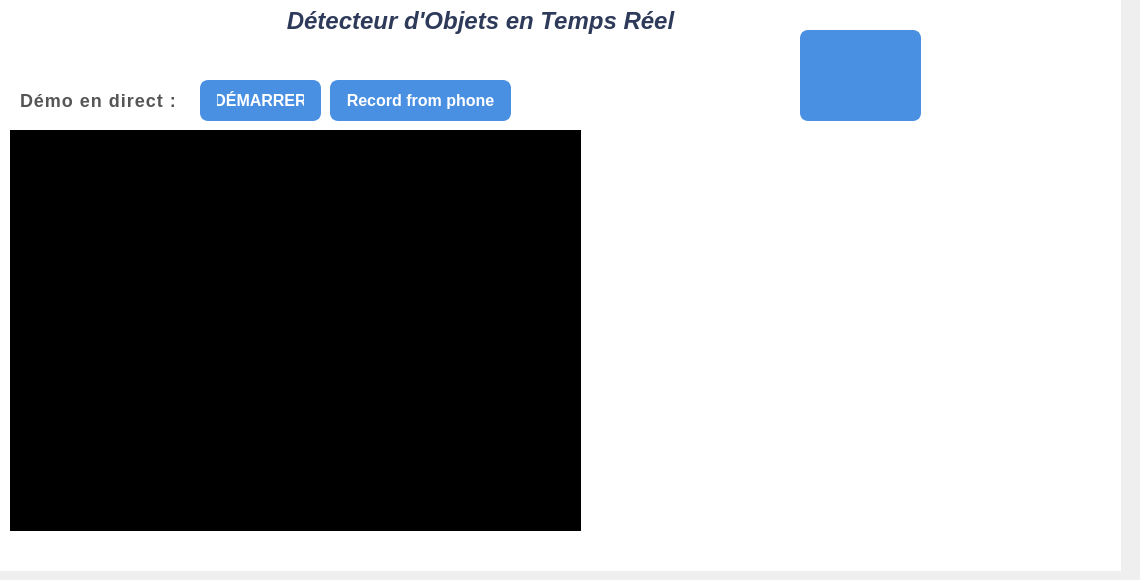
   <widget class="QWidget" name="tab_6">
    <attribute name="title">
     <string>Reconnaissance d'Objets</string>
    </attribute>
    <widget class="QLabel" name="label_10">
     <property name="geometry">
      <rect>
       <x>-10</x>
       <y>0</y>
       <width>1131</width>
       <height>571</height>
      </rect>
     </property>
     <property name="styleSheet">
      <string notr="true">background-color: rgb(255, 255, 255);</string>
     </property>
     <property name="text">
      <string/>
     </property>
    </widget>
    <widget class="QLabel" name="label_9">
     <property name="geometry">
      <rect>
       <x>230</x>
       <y>-10</y>
       <width>501</width>
       <height>61</height>
      </rect>
     </property>
     <property name="font">
      <font>
       <family>Segoe UI</family>
       <pointsize>-1</pointsize>
       <italic>true</italic>
       <bold>true</bold>
      </font>
     </property>
     <property name="styleSheet">
      <string notr="true">QLabel {
    font-size: 24px;
    font-weight: bold;
    color: #2E3A59; /* Bleu foncé moderne */
    padding: 10px;
    border: none;
    text-align: center;
    background: transparent;
    text-transform: uppercase;
}

QLabel:hover {
    color: #4A90E2; /* Bleu plus clair au survol */
}

QLabel:disabled {
    color: #A0A0A0; /* Gris pour un état désactivé */
}
</string>
     </property>
     <property name="text">
      <string>Détecteur d'Objets en Temps Réel</string>
     </property>
     <property name="alignment">
      <set>Qt::AlignmentFlag::AlignCenter</set>
     </property>
     <property name="margin">
      <number>0</number>
     </property>
    </widget>
    <widget class="QPushButton" name="btnWebcamOpen">
     <property name="geometry">
      <rect>
       <x>200</x>
       <y>80</y>
       <width>121</width>
       <height>41</height>
      </rect>
     </property>
     <property name="styleSheet">
      <string notr="true">QPushButton {
    font-size: 16px;
    font-weight: bold;
    color: white;
    background-color: #4A90E2; /* Bleu moderne */
    border: 2px solid #4A90E2;
    border-radius: 8px;
    padding: 8px 15px;
    transition: background-color 0.3s ease-in-out;
}

QPushButton:hover {
    background-color: #357ABD; /* Bleu plus foncé au survol */
    border: 2px solid #357ABD;
}

QPushButton:pressed {
    background-color: #2E5E9E; /* Bleu encore plus foncé lorsqu'on clique */
    border: 2px solid #2E5E9E;
    padding-top: 10px; /* Effet d'enfoncement */
    padding-bottom: 6px;
}

QPushButton:disabled {
    background-color: #A0A0A0; /* Gris désactivé */
    border: 2px solid #A0A0A0;
    color: #E0E0E0;
}
</string>
     </property>
     <property name="text">
      <string>DÉMARRER</string>
     </property>
    </widget>
    <widget class="QLabel" name="label_8">
     <property name="geometry">
      <rect>
       <x>10</x>
       <y>80</y>
       <width>181</width>
       <height>41</height>
      </rect>
     </property>
     <property name="font">
      <font>
       <family>Segoe UI</family>
       <pointsize>-1</pointsize>
       <fontweight>DemiBold</fontweight>
      </font>
     </property>
     <property name="styleSheet">
      <string notr="true">QLabel {
    font-size: 18px;
    font-weight: 600;
    color: #555; /* Gris foncé pour une bonne lisibilité */
    padding: 5px;
    border: none;
    text-align: left;
    background: transparent;
    letter-spacing: 1px;
}

QLabel:hover {
    color: #4A90E2; /* Bleu moderne au survol */
}

QLabel:disabled {
    color: #A0A0A0; /* Gris clair si désactivé */
}
</string>
     </property>
     <property name="text">
      <string>Démo en direct :</string>
     </property>
    </widget>
    <widget class="QLabel" name="label_11">
     <property name="geometry">
      <rect>
       <x>10</x>
       <y>130</y>
       <width>571</width>
       <height>401</height>
      </rect>
     </property>
     <property name="styleSheet">
      <string notr="true">background-color: black</string>
     </property>
     <property name="text">
      <string/>
     </property>
    </widget>
    <widget class="QPushButton" name="btnUpload">
     <property name="geometry">
      <rect>
       <x>800</x>
       <y>30</y>
       <width>121</width>
       <height>91</height>
      </rect>
     </property>
     <property name="styleSheet">
      <string notr="true">QPushButton {
	image: url(:/img/images/drag-down_15442899.png);
    font-size: 16px;
    font-weight: bold;
    color: white;
    background-color: #4A90E2; /* Bleu moderne */
    border: 2px solid #4A90E2;
    border-radius: 8px;
    padding: 8px 15px;
    transition: background-color 0.3s ease-in-out;
}

QPushButton:hover {
    background-color: #357ABD; /* Bleu plus foncé au survol */
    border: 2px solid #357ABD;
}

QPushButton:pressed {
    background-color: #2E5E9E; /* Bleu encore plus foncé lorsqu'on clique */
    border: 2px solid #2E5E9E;
    padding-top: 10px; /* Effet d'enfoncement */
    padding-bottom: 6px;
}

QPushButton:disabled {
    background-color: #A0A0A0; /* Gris désactivé */
    border: 2px solid #A0A0A0;
    color: #E0E0E0;
}
</string>
     </property>
     <property name="text">
      <string/>
     </property>
    </widget>
    <widget class="QLabel" name="labelImageDisplay">
     <property name="geometry">
      <rect>
       <x>600</x>
       <y>130</y>
       <width>501</width>
       <height>391</height>
      </rect>
     </property>
     <property name="styleSheet">
      <string notr="true"/>
     </property>
     <property name="text">
      <string/>
     </property>
    </widget>
    <widget class="QPushButton" name="recordphone">
     <property name="geometry">
      <rect>
       <x>330</x>
       <y>80</y>
       <width>181</width>
       <height>41</height>
      </rect>
     </property>
     <property name="styleSheet">
      <string notr="true">QPushButton {
    font-size: 16px;
    font-weight: bold;
    color: white;
    background-color: #4A90E2; /* Bleu moderne */
    border: 2px solid #4A90E2;
    border-radius: 8px;
    padding: 8px 15px;
    transition: background-color 0.3s ease-in-out;
}

QPushButton:hover {
    background-color: #357ABD; /* Bleu plus foncé au survol */
    border: 2px solid #357ABD;
}

QPushButton:pressed {
    background-color: #2E5E9E; /* Bleu encore plus foncé lorsqu'on clique */
    border: 2px solid #2E5E9E;
    padding-top: 10px; /* Effet d'enfoncement */
    padding-bottom: 6px;
}

QPushButton:disabled {
    background-color: #A0A0A0; /* Gris désactivé */
    border: 2px solid #A0A0A0;
    color: #E0E0E0;
}
</string>
     </property>
     <property name="text">
      <string>Record from phone</string>
     </property>
    </widget>
   </widget>
